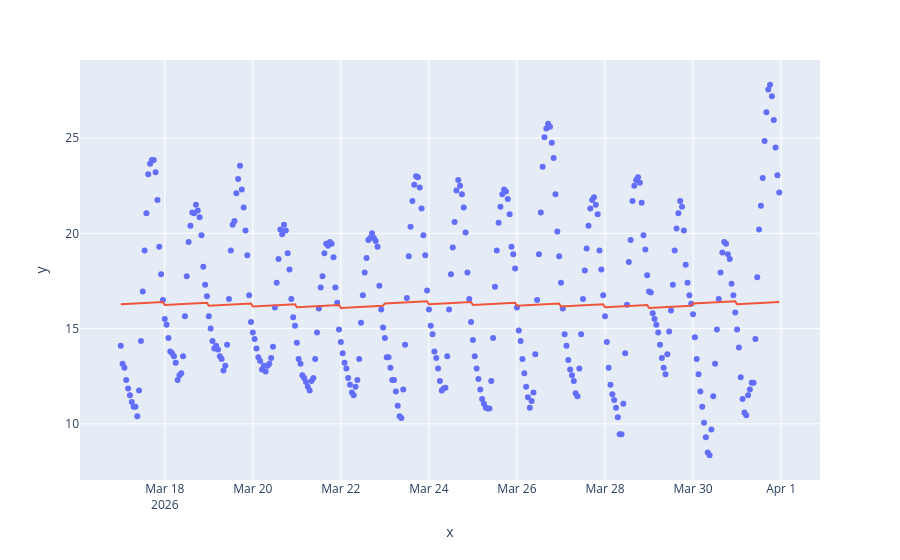

Notebook code cell kept with this figure:
### Code cell
fig = px.scatter(x=wide_temp_data.index, y=wide_temp_data['temperature_2m_seville'])
fig.add_scatter(x=date_range, y=y_pred, mode='lines', showlegend=False)
fig.show()

### Figure 1 — Plotly figure (JSON) as saved in the notebook; plotly's stock layout.template omitted (floating-point values rounded to 4 significant figures; data arrays with more than 128 entries replaced by an {"elided": "..."} marker saying what was removed)
{"data": [{"hovertemplate": "x=%{x}<br>y=%{y}<extra></extra>", "legendgroup": "", "marker": {"color": "#636efa", "symbol": "circle"}, "mode": "markers", "name": "", "orientation": "v", "showlegend": false, "type": "scatter", "x": {"elided": "360 str values"}, "xaxis": "x", "y": {"elided": "360 float values"}, "yaxis": "y"}, {"mode": "lines", "showlegend": false, "type": "scatter", "x": {"elided": "360 str values"}, "y": {"elided": "360 float values"}}], "layout": {"legend": {"tracegroupgap": 0}, "margin": {"t": 60}, "xaxis": {"anchor": "y", "domain": [0, 1], "title": {"text": "x"}}, "yaxis": {"anchor": "x", "domain": [0, 1], "title": {"text": "y"}}}}
